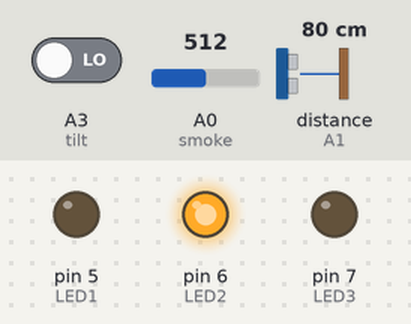
Bench run of a sketch on a simulated Arduino Uno, built with avr-gcc and run on an emulated ATmega328P. On the bench: output pins drawn as LEDs (lit = HIGH). Wiring (inferred from the names in the program): ultrasonic range finder: trigger A2; echo A1. The test bench sets the inputs (shaded band); at power-on: distance to the obstacle (sensor on A1) 80 cm, A0 (smoke) = 512, A3 (tilt) LOW. The echo pulse lasts 58.3 µs per cm; pins used as bus, display or sensor lines are not drawn.

Above: at 5.9 s.
6.0 s: distance to the obstacle (sensor on A1) set to 196 cm
12.1 s: distance to the obstacle (sensor on A1) set to 203 cm
At 15.8 s:
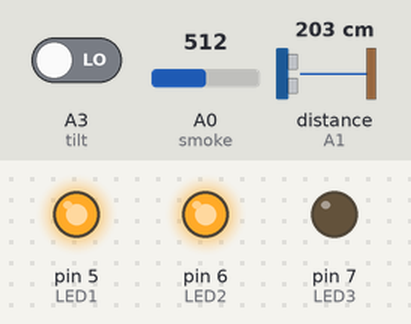
18.2 s: A0 (smoke) set to 489
At 20.8 s:
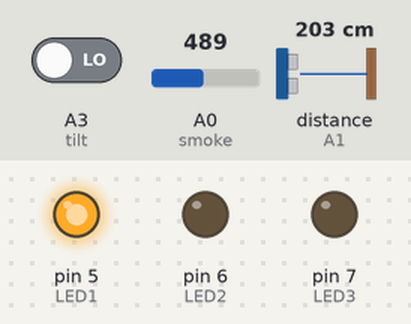
24.3 s: A3 (tilt) driven HIGH
At 26.4 s:
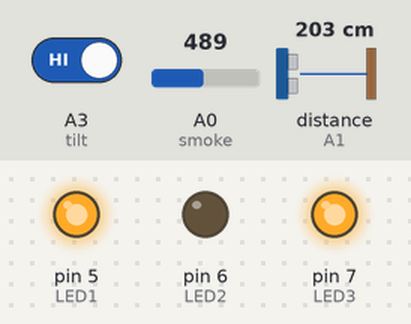
30.4 s: A0 (smoke) set to 510
At 31.9 s:
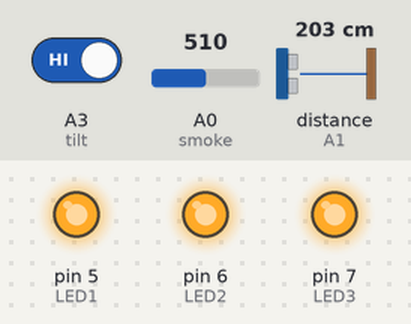
36.5 s: distance to the obstacle (sensor on A1) set to 2 cm
At 41.9 s:
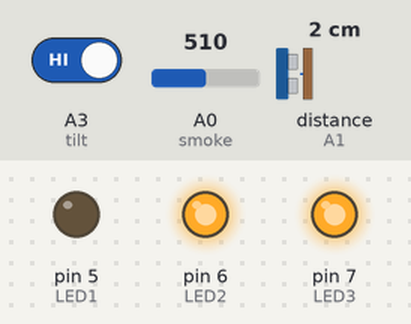
Timing chart, 0 to 43.4 s (numbered marks = the images above; inputs shaded):
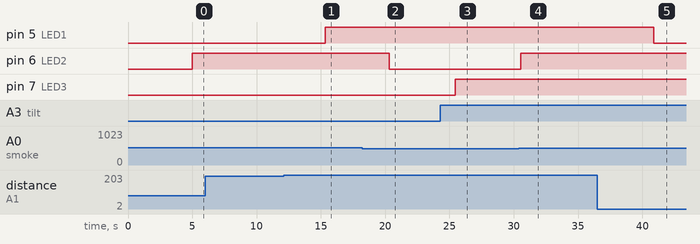

Measured:
- the behaviour switches between 199 and 200 cm on distance to the obstacle (sensor on A1) (found by bisection; images 0 and 1)
- the behaviour switches between 500 and 499 on A0 (smoke) (found by bisection; images 1 and 2)
- after the input at 6.0 s, every drawn part: stays the same
- after the input at 12.1 s, pin 5 (LED1): LOW → HIGH after 3.2 s
- after the input at 18.2 s, pin 6 (LED2): HIGH → LOW after 2.1 s
- after the input at 24.3 s, pin 7 (LED3): LOW → HIGH after 1.1 s
- after the input at 30.4 s, pin 6 (LED2): LOW → HIGH after 0.16 s
- after the input at 36.5 s, pin 5 (LED1): HIGH → LOW after 4.4 s

The sketch:

Arduino_3.ino
```cpp
//ultrasonic

#define echoPin A1
#define trigPin A2

#include <Wire.h>

long duration, distance; //waktu untuk kalkulasi jarak

//gas
int smoke = A0;
int LED1 = 5;
int LED2 = 6;
int LED3 = 7;

//TILT
int tilt = A3;

void setup() {
  Serial.begin(9600); //mulai serial begin
  Wire.begin(3);      //kasih alamat ke Arduino satu ini
  Serial.begin (9600);
  pinMode(trigPin, OUTPUT); //inisiasi pin I/O
  pinMode(echoPin, INPUT);
  pinMode(LED1, OUTPUT);
  pinMode(LED2, OUTPUT);
  pinMode(LED3, OUTPUT);
  pinMode(smoke, INPUT);
  pinMode(tilt, INPUT);
}

void loop() {


  //ultrasonic

  digitalWrite(trigPin, LOW);delayMicroseconds(2);
  digitalWrite(trigPin, HIGH);delayMicroseconds(10);
  digitalWrite(trigPin, LOW);
  duration = pulseIn(echoPin, HIGH);
  distance = duration/58.2;
  //Serial.println(distance);
  if (distance > 199){  			//kondisi untuk distance
  	digitalWrite(LED1, HIGH);
  }
  if (distance <= 199){
    digitalWrite(LED1, LOW);
  }
   Wire.onRequest(requestEvent); //untuk menangani request dari Master
  delay(5000);
  //gas
  int gassensor = analogRead(smoke);
  //Serial.println(gassensor);
  if (gassensor > 500){
  	digitalWrite(LED2, HIGH);
  }
  if (gassensor < 500){
    digitalWrite(LED2, LOW);
  }


  //TILT
  int tiltsensor = digitalRead(tilt); //untuk sensor tilt
  if (tiltsensor == HIGH){
  	digitalWrite(LED3, HIGH);
  }
  if (tiltsensor == LOW){
    digitalWrite(LED3, LOW);
  }


  delay(100);
}

void requestEvent() {			//handler dari request event
  Wire.write(distance);
  Serial.println("Sent");
}
```
